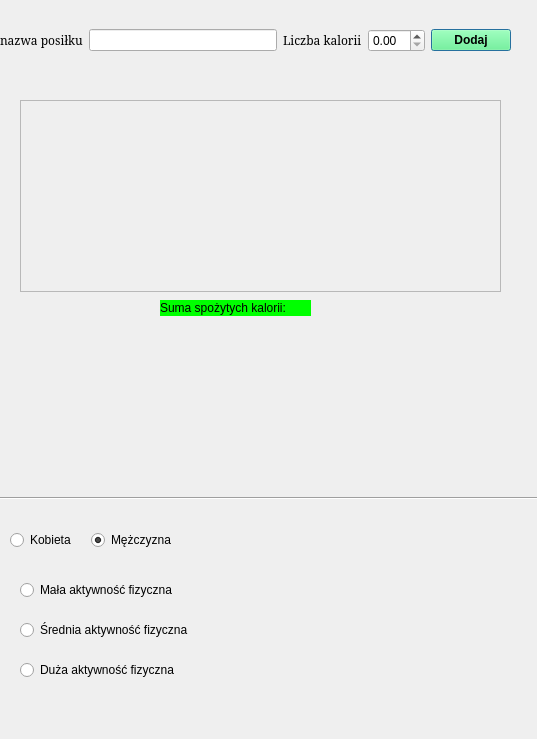
<?xml version="1.0" encoding="UTF-8"?>
<ui version="4.0">
 <class>Dialog</class>
 <widget class="QDialog" name="Dialog">
  <property name="geometry">
   <rect>
    <x>0</x>
    <y>0</y>
    <width>537</width>
    <height>739</height>
   </rect>
  </property>
  <property name="windowTitle">
   <string>Dialog</string>
  </property>
  <widget class="QWidget" name="horizontalLayoutWidget">
   <property name="geometry">
    <rect>
     <x>0</x>
     <y>0</y>
     <width>511</width>
     <height>81</height>
    </rect>
   </property>
   <layout class="QHBoxLayout" name="horizontalLayout">
    <item>
     <widget class="QLabel" name="label">
      <property name="font">
       <font>
        <family>MS Serif</family>
       </font>
      </property>
      <property name="text">
       <string>nazwa posiłku</string>
      </property>
     </widget>
    </item>
    <item>
     <widget class="QLineEdit" name="nazwaposilku"/>
    </item>
    <item>
     <widget class="QLabel" name="label_2">
      <property name="font">
       <font>
        <family>MS Serif</family>
       </font>
      </property>
      <property name="text">
       <string>Liczba kalorii</string>
      </property>
     </widget>
    </item>
    <item>
     <widget class="QDoubleSpinBox" name="liczbakalorii">
      <property name="locale">
       <locale language="English" country="UnitedStates"/>
      </property>
      <property name="inputMethodHints">
       <set>Qt::ImhFormattedNumbersOnly</set>
      </property>
      <property name="specialValueText">
       <string/>
      </property>
      <property name="accelerated">
       <bool>false</bool>
      </property>
     </widget>
    </item>
    <item>
     <widget class="QPushButton" name="dodaj">
      <property name="font">
       <font>
        <weight>75</weight>
        <bold>true</bold>
       </font>
      </property>
      <property name="styleSheet">
       <string notr="true">background: rgb(85, 255, 127)</string>
      </property>
      <property name="text">
       <string>Dodaj</string>
      </property>
     </widget>
    </item>
   </layout>
  </widget>
  <widget class="QLabel" name="label_3">
   <property name="geometry">
    <rect>
     <x>160</x>
     <y>300</y>
     <width>151</width>
     <height>16</height>
    </rect>
   </property>
   <property name="font">
    <font>
     <strikeout>false</strikeout>
    </font>
   </property>
   <property name="styleSheet">
    <string notr="true">background: rgb(0, 255, 0)</string>
   </property>
   <property name="text">
    <string>Suma spożytych kalorii:</string>
   </property>
  </widget>
  <widget class="QLabel" name="wynik">
   <property name="geometry">
    <rect>
     <x>330</x>
     <y>300</y>
     <width>55</width>
     <height>16</height>
    </rect>
   </property>
   <property name="text">
    <string/>
   </property>
  </widget>
  <widget class="Line" name="line">
   <property name="geometry">
    <rect>
     <x>0</x>
     <y>490</y>
     <width>561</width>
     <height>16</height>
    </rect>
   </property>
   <property name="orientation">
    <enum>Qt::Horizontal</enum>
   </property>
  </widget>
  <widget class="QRadioButton" name="malaaktywnosc">
   <property name="geometry">
    <rect>
     <x>20</x>
     <y>580</y>
     <width>171</width>
     <height>20</height>
    </rect>
   </property>
   <property name="text">
    <string>Mała aktywność fizyczna</string>
   </property>
   <property name="checkable">
    <bool>true</bool>
   </property>
   <property name="checked">
    <bool>false</bool>
   </property>
  </widget>
  <widget class="QRadioButton" name="sredniaaktywnosc">
   <property name="geometry">
    <rect>
     <x>20</x>
     <y>620</y>
     <width>191</width>
     <height>20</height>
    </rect>
   </property>
   <property name="text">
    <string>Średnia aktywność fizyczna</string>
   </property>
   <property name="checkable">
    <bool>true</bool>
   </property>
   <property name="checked">
    <bool>false</bool>
   </property>
  </widget>
  <widget class="QRadioButton" name="duzaaktywnosc">
   <property name="geometry">
    <rect>
     <x>20</x>
     <y>660</y>
     <width>181</width>
     <height>20</height>
    </rect>
   </property>
   <property name="text">
    <string>Duża aktywność fizyczna</string>
   </property>
   <property name="checkable">
    <bool>true</bool>
   </property>
   <property name="checked">
    <bool>false</bool>
   </property>
  </widget>
  <widget class="QWidget" name="horizontalLayoutWidget_2">
   <property name="geometry">
    <rect>
     <x>10</x>
     <y>500</y>
     <width>166</width>
     <height>80</height>
    </rect>
   </property>
   <layout class="QHBoxLayout" name="horizontalLayout_2">
    <item>
     <widget class="QRadioButton" name="kobieta">
      <property name="text">
       <string>Kobieta</string>
      </property>
      <property name="checked">
       <bool>false</bool>
      </property>
     </widget>
    </item>
    <item>
     <widget class="QRadioButton" name="mezczyzna">
      <property name="text">
       <string>Mężczyzna</string>
      </property>
      <property name="checked">
       <bool>true</bool>
      </property>
     </widget>
    </item>
   </layout>
  </widget>
  <widget class="QListWidget" name="listaspozytychkalorii">
   <property name="enabled">
    <bool>false</bool>
   </property>
   <property name="geometry">
    <rect>
     <x>20</x>
     <y>100</y>
     <width>481</width>
     <height>192</height>
    </rect>
   </property>
  </widget>
 </widget>
 <resources/>
 <connections/>
</ui>
